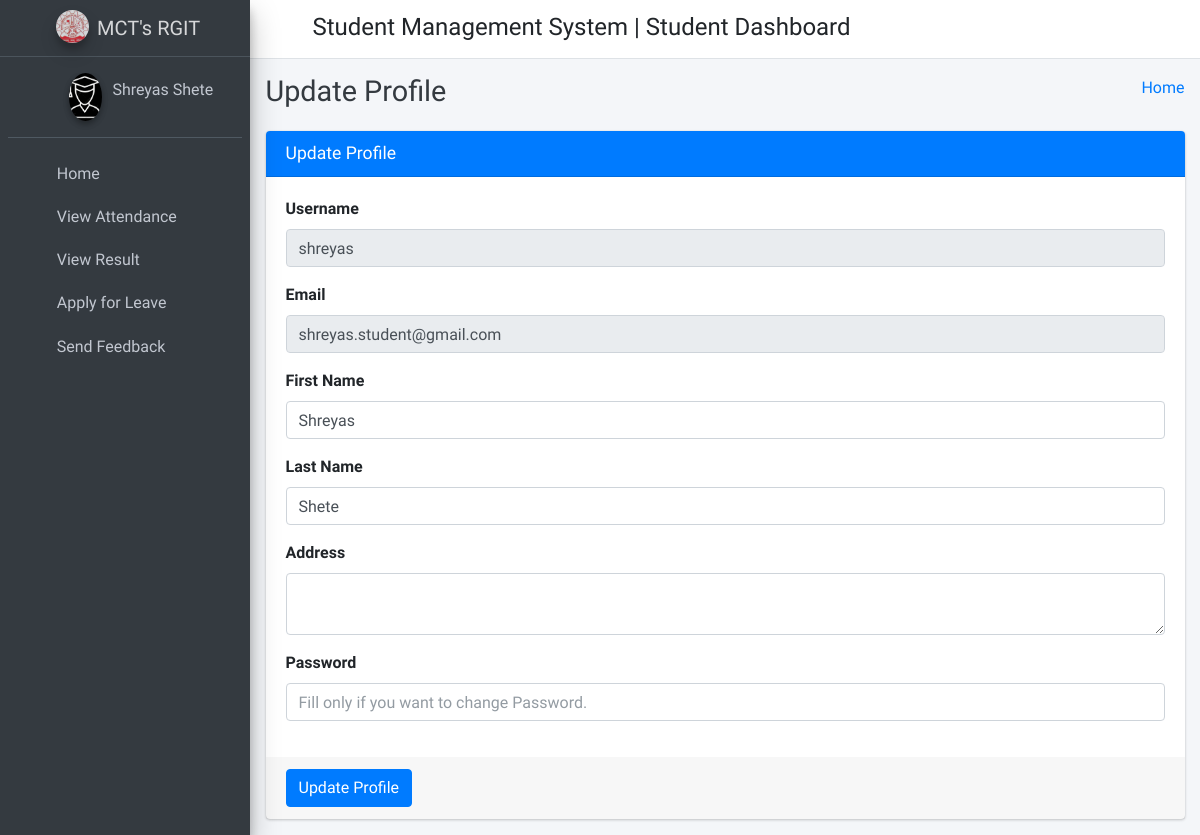
Before: /student_profile/ (signed in) with the older database file.
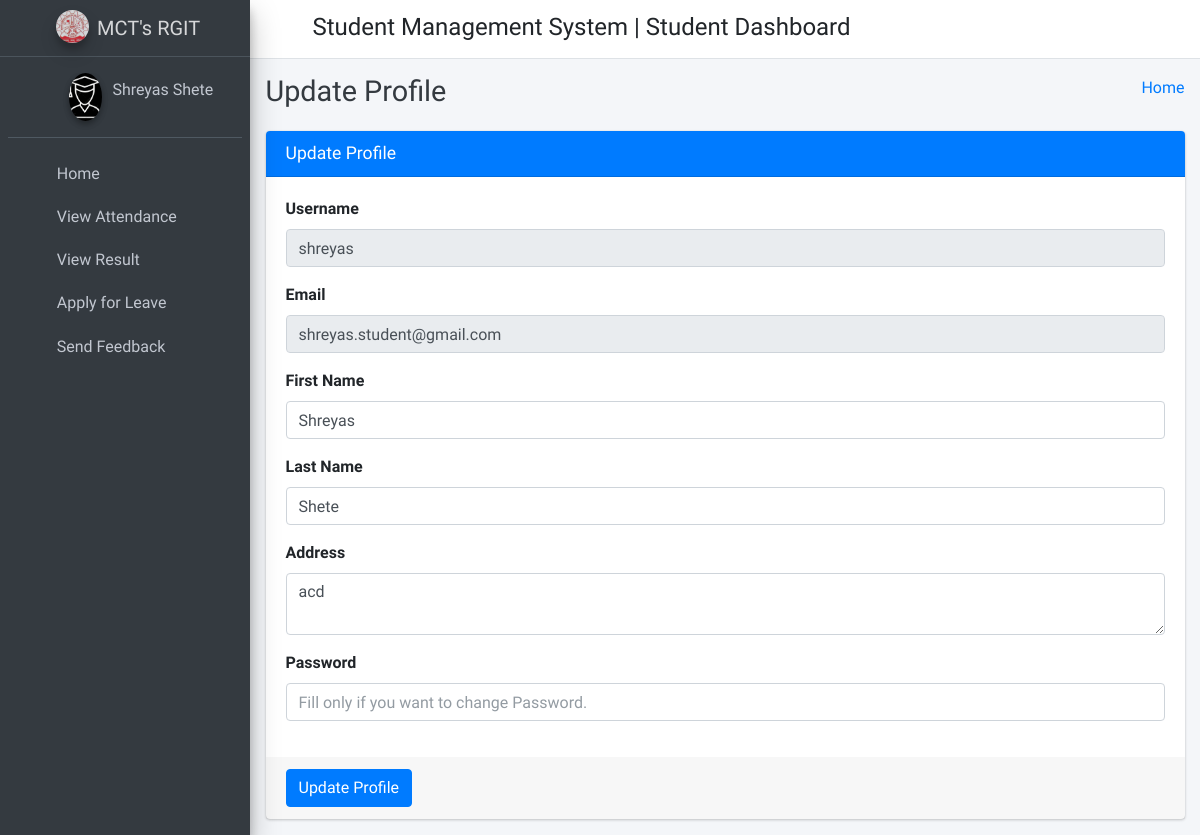
After: the same page with the newer database file.
### college_management_app/models.py (models this page shows)
class Students(models.Model):
    id = models.AutoField(primary_key=True)
    admin = models.OneToOneField(CustomUser, on_delete = models.CASCADE)
    gender = models.CharField(max_length=50)
    profile_pic = models.FileField()
    address = models.TextField()
    course_id = models.ForeignKey(Courses, on_delete=models.DO_NOTHING, default=1)
    session_year_id = models.ForeignKey(SessionYearModel, null=True,
                                        on_delete=models.CASCADE)
    created_at = models.DateTimeField(auto_now_add=True)
    updated_at = models.DateTimeField(auto_now=True)
    objects = models.Manager()

### college_management_app/StudentViews.py (the view)
# urls.py: path('student_profile/', StudentViews.student_profile, name="student_profile"),
def student_profile(request):
    user = CustomUser.objects.get(id=request.user.id)
    student = Students.objects.get(admin=user)
    context={
        "user": user,
        "student": student
    }
    return render(request, 'student_template/student_profile.html', context)

### templates/student_template/student_profile.html (shortened to what this page needs)
{% extends 'student_template/base_template.html' %}
{% block page_title %}
Update Profile
{% endblock page_title %}
{% block main_content %}
{% load static %}
<section class="content">
	<div class="container-fluid">
		<div class="row">
			<div class="col-md-12">
				<div class="card card-primary">
					<div class="card-header">
						<h3 class="card-title">Update Profile</h3>
					</div>
					<form role="form" method="POST" action="{% url 'student_profile_update' %}">
						<div class="card-body">
							<div class="form-group">
								<label>Username </label>
								<input type="text" class="form-control" name="username" value="{{ user.username }}" disabled="disabled">
							</div>
							<div class="form-group">
								<label>Email </label>
								<input type="text" class="form-control" name="email" value="{{ user.email }}" disabled="disabled">
							</div>
							<div class="form-group">
								<label>First Name </label>
								<input type="text" class="form-control" name="first_name" value="{{ user.first_name }}">
							</div>
							<div class="form-group">
								<label>Last Name </label>
								<input type="text" class="form-control" name="last_name" value="{{ user.last_name }}">
							</div>
							<div class="form-group">
								<label>Address </label>
								<textarea name="address" class="form-control" row="5">{{ student.address }}</textarea>
							</div>
							<div class="form-group">
								<label>Password </label>
								<input type="text" class="form-control" name="password" placeholder="Fill only if you want to change Password.">
							</div>
						</div>
						<div class="card-footer">
							<button type="submit" class="btn btn-primary">Update Profile</button>
						</div>
					</form>
				</div>
			</div>
		</div>
	</div>
</section>
{% endblock main_content %}

Changed rows visible on the page:
now on this page (row edited): Students: address "acd"
